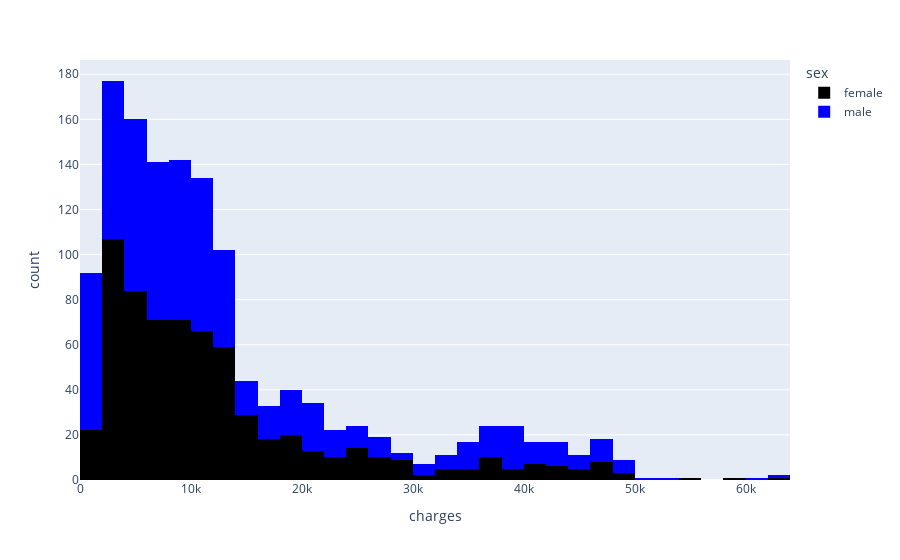
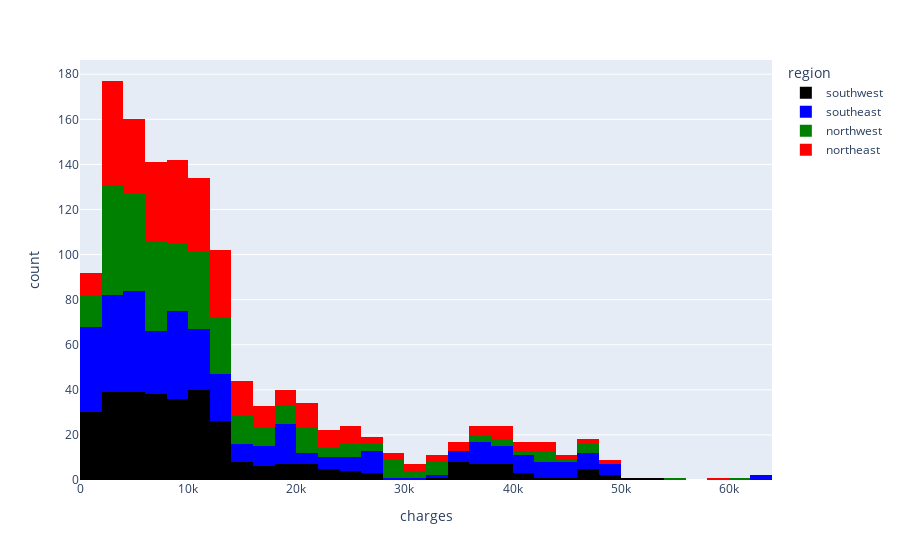

Notebook cell for these charts, in order:
### Code cell
px.histogram(df,x=df['charges'],
             color='sex',
             color_discrete_sequence=['black','blue']).show()

px.histogram(df,x=df['charges'],
             color='region',
             color_discrete_sequence=['black','blue','green','red']).show()

### Figure 1 — Plotly figure (JSON) as saved in the notebook; plotly's stock layout.template omitted (floating-point values rounded to 4 significant figures; data arrays with more than 128 entries replaced by an {"elided": "..."} marker saying what was removed)
{"data": [{"bingroup": "x", "hovertemplate": "sex=female<br>charges=%{x}<br>count=%{y}<extra></extra>", "legendgroup": "female", "marker": {"color": "black", "pattern": {"shape": ""}}, "name": "female", "orientation": "v", "showlegend": true, "type": "histogram", "x": {"elided": "662 float values"}, "xaxis": "x", "yaxis": "y"}, {"bingroup": "x", "hovertemplate": "sex=male<br>charges=%{x}<br>count=%{y}<extra></extra>", "legendgroup": "male", "marker": {"color": "blue", "pattern": {"shape": ""}}, "name": "male", "orientation": "v", "showlegend": true, "type": "histogram", "x": {"elided": "676 float values"}, "xaxis": "x", "yaxis": "y"}], "layout": {"barmode": "relative", "legend": {"title": {"text": "sex"}, "tracegroupgap": 0}, "margin": {"t": 60}, "xaxis": {"anchor": "y", "domain": [0, 1], "title": {"text": "charges"}}, "yaxis": {"anchor": "x", "domain": [0, 1], "title": {"text": "count"}}}}

### Figure 2 — Plotly figure (JSON) as saved in the notebook; plotly's stock layout.template omitted (floating-point values rounded to 4 significant figures; data arrays with more than 128 entries replaced by an {"elided": "..."} marker saying what was removed)
{"data": [{"bingroup": "x", "hovertemplate": "region=southwest<br>charges=%{x}<br>count=%{y}<extra></extra>", "legendgroup": "southwest", "marker": {"color": "black", "pattern": {"shape": ""}}, "name": "southwest", "orientation": "v", "showlegend": true, "type": "histogram", "x": {"elided": "325 float values"}, "xaxis": "x", "yaxis": "y"}, {"bingroup": "x", "hovertemplate": "region=southeast<br>charges=%{x}<br>count=%{y}<extra></extra>", "legendgroup": "southeast", "marker": {"color": "blue", "pattern": {"shape": ""}}, "name": "southeast", "orientation": "v", "showlegend": true, "type": "histogram", "x": {"elided": "364 float values"}, "xaxis": "x", "yaxis": "y"}, {"bingroup": "x", "hovertemplate": "region=northwest<br>charges=%{x}<br>count=%{y}<extra></extra>", "legendgroup": "northwest", "marker": {"color": "green", "pattern": {"shape": ""}}, "name": "northwest", "orientation": "v", "showlegend": true, "type": "histogram", "x": {"elided": "325 float values"}, "xaxis": "x", "yaxis": "y"}, {"bingroup": "x", "hovertemplate": "region=northeast<br>charges=%{x}<br>count=%{y}<extra></extra>", "legendgroup": "northeast", "marker": {"color": "red", "pattern": {"shape": ""}}, "name": "northeast", "orientation": "v", "showlegend": true, "type": "histogram", "x": {"elided": "324 float values"}, "xaxis": "x", "yaxis": "y"}], "layout": {"barmode": "relative", "legend": {"title": {"text": "region"}, "tracegroupgap": 0}, "margin": {"t": 60}, "xaxis": {"anchor": "y", "domain": [0, 1], "title": {"text": "charges"}}, "yaxis": {"anchor": "x", "domain": [0, 1], "title": {"text": "count"}}}}
